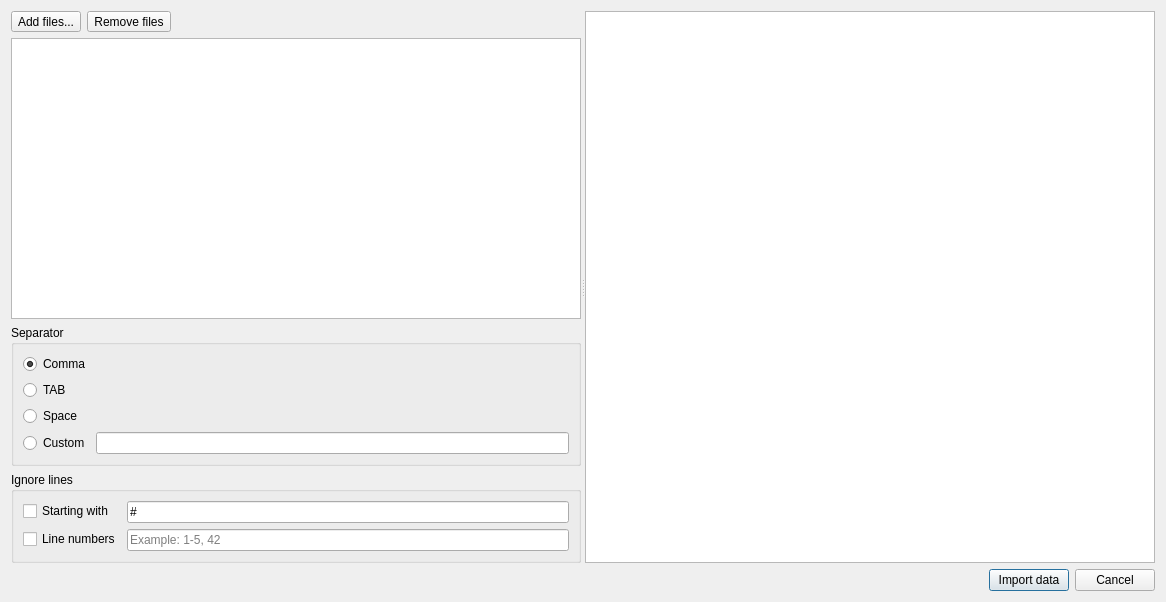
<?xml version="1.0" encoding="UTF-8"?>
<ui version="4.0">
 <class>ImportDialog</class>
 <widget class="QDialog" name="ImportDialog">
  <property name="geometry">
   <rect>
    <x>0</x>
    <y>0</y>
    <width>1166</width>
    <height>602</height>
   </rect>
  </property>
  <property name="windowTitle">
   <string>Import Data</string>
  </property>
  <layout class="QVBoxLayout" name="verticalLayout_3">
   <item>
    <widget class="QSplitter" name="splitter">
     <property name="orientation">
      <enum>Qt::Horizontal</enum>
     </property>
     <widget class="QWidget" name="layoutWidget">
      <layout class="QVBoxLayout" name="verticalLayout_2">
       <item>
        <layout class="QHBoxLayout" name="horizontalLayout_3">
         <item>
          <widget class="QToolButton" name="addToolButton">
           <property name="text">
            <string>Add files...</string>
           </property>
          </widget>
         </item>
         <item>
          <widget class="QToolButton" name="removeToolButton">
           <property name="text">
            <string>Remove files</string>
           </property>
          </widget>
         </item>
         <item>
          <spacer name="horizontalSpacer_2">
           <property name="orientation">
            <enum>Qt::Horizontal</enum>
           </property>
           <property name="sizeHint" stdset="0">
            <size>
             <width>40</width>
             <height>20</height>
            </size>
           </property>
          </spacer>
         </item>
        </layout>
       </item>
       <item>
        <widget class="QListView" name="filesListView">
         <property name="selectionMode">
          <enum>QAbstractItemView::ExtendedSelection</enum>
         </property>
        </widget>
       </item>
       <item>
        <widget class="QGroupBox" name="groupBox_3">
         <property name="title">
          <string>Separator</string>
         </property>
         <layout class="QVBoxLayout" name="verticalLayout">
          <item>
           <widget class="QRadioButton" name="radioButton_4">
            <property name="text">
             <string>Comma</string>
            </property>
            <property name="checked">
             <bool>true</bool>
            </property>
           </widget>
          </item>
          <item>
           <widget class="QRadioButton" name="radioButton_5">
            <property name="text">
             <string>TAB</string>
            </property>
           </widget>
          </item>
          <item>
           <widget class="QRadioButton" name="radioButton_6">
            <property name="text">
             <string>Space</string>
            </property>
           </widget>
          </item>
          <item>
           <layout class="QHBoxLayout" name="horizontalLayout">
            <item>
             <widget class="QRadioButton" name="radioButton_7">
              <property name="text">
               <string>Custom</string>
              </property>
             </widget>
            </item>
            <item>
             <widget class="QLineEdit" name="lineEdit_3"/>
            </item>
           </layout>
          </item>
         </layout>
        </widget>
       </item>
       <item>
        <widget class="QGroupBox" name="groupBox_2">
         <property name="title">
          <string>Ignore lines</string>
         </property>
         <layout class="QFormLayout" name="formLayout">
          <item row="0" column="0">
           <widget class="QCheckBox" name="checkBox">
            <property name="text">
             <string>Starting with</string>
            </property>
           </widget>
          </item>
          <item row="0" column="1">
           <widget class="QLineEdit" name="lineEdit">
            <property name="text">
             <string>#</string>
            </property>
           </widget>
          </item>
          <item row="1" column="0">
           <widget class="QCheckBox" name="checkBox_2">
            <property name="text">
             <string>Line numbers</string>
            </property>
           </widget>
          </item>
          <item row="1" column="1">
           <widget class="QLineEdit" name="lineEdit_2">
            <property name="placeholderText">
             <string>Example: 1-5, 42</string>
            </property>
           </widget>
          </item>
         </layout>
        </widget>
       </item>
      </layout>
     </widget>
     <widget class="QTableView" name="tableView"/>
    </widget>
   </item>
   <item>
    <layout class="QHBoxLayout" name="horizontalLayout_2">
     <item>
      <spacer name="horizontalSpacer">
       <property name="orientation">
        <enum>Qt::Horizontal</enum>
       </property>
       <property name="sizeHint" stdset="0">
        <size>
         <width>40</width>
         <height>20</height>
        </size>
       </property>
      </spacer>
     </item>
     <item>
      <widget class="QPushButton" name="okButton">
       <property name="text">
        <string>Import data</string>
       </property>
      </widget>
     </item>
     <item>
      <widget class="QPushButton" name="cancelButton">
       <property name="text">
        <string>Cancel</string>
       </property>
      </widget>
     </item>
    </layout>
   </item>
  </layout>
 </widget>
 <resources/>
 <connections/>
</ui>
